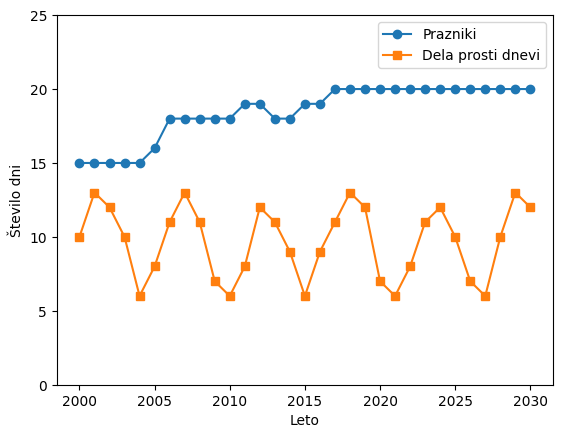

Generate this figure with Python:
import requests
import matplotlib.pyplot as plt

# https://podatki.gov.si/dataset/seznam-praznikov-in-dela-prostih-dni-v-republiki-sloveniji

json = requests.get("https://podatki.gov.si/api/3/action/datastore_search?resource_id=eb8b25ea-5c00-4817-a670-26e1023677c6&limit=10000").json()

data = json['result']['records']

years = list(range(2000, 2031))

holidays = {year: 0 for year in years}
freedays = {year: 0 for year in years}

for item in data:
  year = int(item['LETO'])
  holidays[year] += 1
  if item['DELA_PROST_DAN'] == 'da' and item['DAN_V_TEDNU'] != 'sobota' and item['DAN_V_TEDNU'] != 'nedelja':
    freedays[year] += 1

fig = plt.figure()

plt.plot(years, [holidays[year] for year in years], '-o', label = "Prazniki")
plt.plot(years, [freedays[year] for year in years], '-s', label = "Dela prosti dnevi")

plt.ylim(0, 1.25 * max(holidays.values()))

plt.ylabel("Število dni")
plt.xlabel("Leto")
plt.legend()

fig.savefig("holidays.png", bbox_inches = 'tight')
